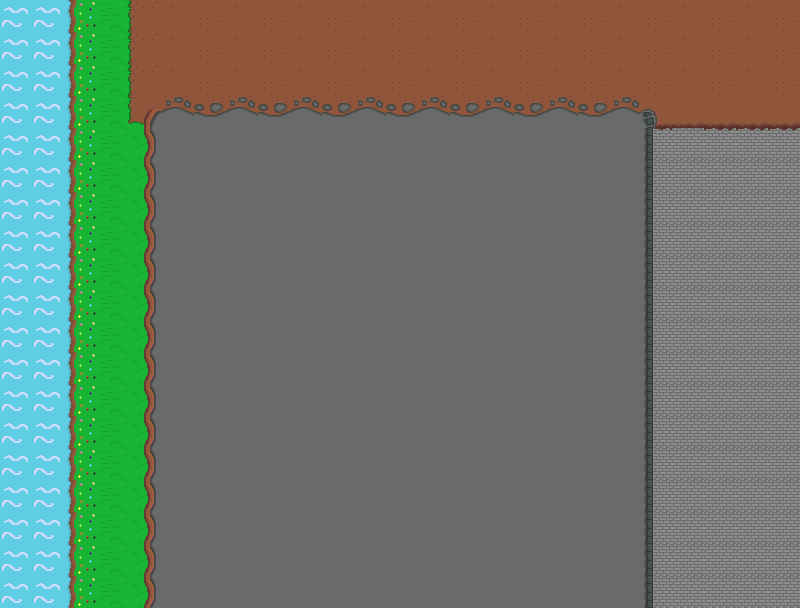

A 2D game scene composited from a Tiled map and its tileset images. What follows is a short description and the map's XML, with every tile layer's data as written:
An orthogonal 25x19 tile map with 32x32 px tiles, 1 tile layer (Textures), 4 tilesets and 65 objects (npc-2, transition).

<map version="1.10" tiledversion="1.11.2" orientation="orthogonal" renderorder="right-down" width="25" height="19" tilewidth="32" tileheight="32" infinite="0" nextlayerid="4" nextobjectid="72">
 <tileset firstgid="1" name="Textures2" tilewidth="32" tileheight="32" tilecount="18" columns="18">
  <image source="Textures-2.png" width="576" height="32" />
  <tile id="1">
   <objectgroup draworder="index" id="2">
    <object id="1" x="0.095511" y="-0.191022" width="9.45559" height="32.1872" />
   </objectgroup>
  </tile>
 </tileset>
 <tileset firstgid="19" name="Decorations2" tilewidth="32" tileheight="32" tilecount="6" columns="6">
  <image source="Decorations-2.png" width="192" height="32" />
  <tile id="1">
   <objectgroup draworder="index" id="2">
    <object id="1" x="12.894" y="-1.77636e-15" width="9.26457" height="31.9962" />
   </objectgroup>
  </tile>
  <tile id="2">
   <objectgroup draworder="index" id="2">
    <object id="1" x="13" y="13" width="13" height="19" />
   </objectgroup>
  </tile>
 </tileset>
 <tileset firstgid="25" name="School" tilewidth="208" tileheight="160" tilecount="1" columns="1">
  <image source="School-2.png" width="208" height="160" />
  <tile id="0">
   <objectgroup draworder="index" id="2">
    <object id="1" x="6.10412" y="7" width="195.349" height="127.652" />
   </objectgroup>
  </tile>
 </tileset>
 <tileset firstgid="26" name="NPC-2" tilewidth="32" tileheight="64" tilecount="1" columns="1">
  <image source="NPC-2.png" width="32" height="64" />
  <tile id="0">
   <objectgroup draworder="index" id="2">
    <object id="1" x="3" y="0" width="26" height="64" />
   </objectgroup>
  </tile>
 </tileset>
 <layer id="1" name="Textures" width="25" height="19">
  <data encoding="csv">
3,3,2,1,14,7,8,7,8,7,8,7,8,7,8,7,8,7,8,7,8,7,8,7,8,
3,3,2,1,14,7,8,7,8,7,8,7,8,7,8,7,8,7,8,7,8,7,8,7,8,
3,3,2,1,14,7,8,7,8,7,8,7,8,7,8,7,8,7,8,7,8,7,8,7,8,
3,3,2,1,13,6,5,6,5,6,5,6,5,6,5,6,5,6,5,6,15,16,16,16,16,
3,3,2,1,12,9,9,9,9,9,9,9,9,9,9,9,9,9,9,9,17,10,18,18,18,
3,3,2,1,12,9,9,9,9,9,9,9,9,9,9,9,9,9,9,9,11,10,10,10,10,
3,3,2,1,12,9,9,9,9,9,9,9,9,9,9,9,9,9,9,9,11,10,10,10,10,
3,3,2,1,12,9,9,9,9,9,9,9,9,9,9,9,9,9,9,9,11,10,10,10,10,
3,3,2,1,12,9,9,9,9,9,9,9,9,9,9,9,9,9,9,9,11,10,10,10,10,
3,3,2,1,12,9,9,9,9,9,9,9,9,9,9,9,9,9,9,9,11,10,10,10,10,
3,3,2,1,12,9,9,9,9,9,9,9,9,9,9,9,9,9,9,9,11,10,10,10,10,
3,3,2,1,12,9,9,9,9,9,9,9,9,9,9,9,9,9,9,9,11,10,10,10,10,
3,3,2,1,12,9,9,9,9,9,9,9,9,9,9,9,9,9,9,9,11,10,10,10,10,
3,3,2,1,12,9,9,9,9,9,9,9,9,9,9,9,9,9,9,9,11,10,10,10,10,
3,3,2,1,12,9,9,9,9,9,9,9,9,9,9,9,9,9,9,9,11,10,10,10,10,
3,3,2,1,12,9,9,9,9,9,9,9,9,9,9,9,9,9,9,9,11,10,10,10,10,
3,3,2,1,12,9,9,9,9,9,9,9,9,9,9,9,9,9,9,9,11,10,10,10,10,
3,3,2,1,12,9,9,9,9,9,9,9,9,9,9,9,9,9,9,9,11,10,10,10,10,
3,3,2,1,12,9,9,9,9,9,9,9,9,9,9,9,9,9,9,9,11,10,10,10,10
</data>
 </layer>
 <objectgroup id="2" name="Decorations">
  <object id="1" gid="19" x="384" y="576" width="32" height="32" />
  <object id="2" gid="19" x="384" y="608" width="32" height="32" />
  <object id="3" gid="19" x="384" y="544" width="32" height="32" />
  <object id="4" gid="19" x="384" y="512" width="32" height="32" />
  <object id="5" gid="19" x="384" y="480" width="32" height="32" />
  <object id="6" gid="19" x="384" y="448" width="32" height="32" />
  <object id="7" gid="19" x="384" y="416" width="32" height="32" />
  <object id="8" gid="19" x="384" y="384" width="32" height="32" />
  <object id="9" gid="19" x="384" y="352" width="32" height="32" />
  <object id="10" gid="19" x="384" y="320" width="32" height="32" />
  <object id="11" gid="19" x="384" y="288" width="32" height="32" />
  <object id="12" gid="19" x="384" y="256" width="32" height="32" />
  <object id="13" gid="22" x="384" y="224" width="32" height="32" />
  <object id="14" gid="24" x="608" y="608" width="32" height="32" />
  <object id="15" gid="24" x="608" y="576" width="32" height="32" />
  <object id="16" gid="24" x="608" y="544" width="32" height="32" />
  <object id="17" gid="24" x="608" y="512" width="32" height="32" />
  <object id="18" gid="24" x="608" y="480" width="32" height="32" />
  <object id="19" gid="24" x="608" y="448" width="32" height="32" />
  <object id="20" gid="24" x="608" y="416" width="32" height="32" />
  <object id="21" gid="24" x="608" y="384" width="32" height="32" />
  <object id="22" gid="24" x="608" y="352" width="32" height="32" />
  <object id="23" gid="24" x="608" y="320" width="32" height="32" />
  <object id="24" gid="24" x="608" y="288" width="32" height="32" />
  <object id="25" gid="23" x="608" y="256" width="32" height="32" />
  <object id="26" gid="24" x="160" y="608" width="32" height="32" />
  <object id="27" gid="24" x="160" y="576" width="32" height="32" />
  <object id="28" gid="24" x="160" y="544" width="32" height="32" />
  <object id="29" gid="24" x="160" y="512" width="32" height="32" />
  <object id="30" gid="24" x="160" y="480" width="32" height="32" />
  <object id="31" gid="24" x="160" y="448" width="32" height="32" />
  <object id="32" gid="24" x="160" y="384" width="32" height="32" />
  <object id="33" gid="24" x="160" y="448" width="32" height="32" />
  <object id="34" gid="24" x="160" y="416" width="32" height="32" />
  <object id="35" gid="24" x="160" y="352" width="32" height="32" />
  <object id="36" gid="24" x="160" y="320" width="32" height="32" />
  <object id="37" gid="24" x="160" y="288" width="32" height="32" />
  <object id="38" gid="24" x="160" y="256" width="32" height="32" />
  <object id="39" gid="24" x="160" y="224" width="32" height="32" />
  <object id="40" gid="23" x="160" y="192" width="32" height="32" />
  <object id="41" gid="20" x="128" y="608" width="32" height="32" />
  <object id="42" gid="20" x="128" y="576" width="32" height="32" />
  <object id="43" gid="20" x="128" y="544" width="32" height="32" />
  <object id="44" gid="20" x="128" y="512" width="32" height="32" />
  <object id="45" gid="20" x="128" y="448" width="32" height="32" />
  <object id="46" gid="20" x="128" y="480" width="32" height="32" />
  <object id="47" gid="20" x="128" y="448" width="32" height="32" />
  <object id="48" gid="20" x="128" y="416" width="32" height="32" />
  <object id="49" gid="20" x="128" y="384" width="32" height="32" />
  <object id="50" gid="20" x="128" y="384" width="32" height="32" />
  <object id="51" gid="20" x="128" y="352" width="32" height="32" />
  <object id="52" gid="20" x="128" y="320" width="32" height="32" />
  <object id="53" gid="20" x="128" y="288" width="32" height="32" />
  <object id="54" gid="20" x="128" y="256" width="32" height="32" />
  <object id="55" gid="20" x="128" y="224" width="32" height="32" />
  <object id="56" gid="21" x="128" y="192" width="32" height="32" />
  <object id="64" gid="25" x="250.501" y="256.921" width="313.459" height="256.195" />
  <object id="69" gid="26" x="671.913" y="217.525" width="32" height="64" />
  <object id="71" name="npc-2" x="647.056" y="166.993" width="84.878" height="78.5366">
   <properties>
    <property name="dialogFile" value="assets/location2/npc-2.json" />
   </properties>
  </object>
 </objectgroup>
 <objectgroup id="3" name="Transition">
  <object id="67" name="transition" x="259.84" y="218.082" width="293.07" height="31.193">
   <properties>
    <property name="spawnX" type="float" value="20" />
    <property name="spawnY" type="float" value="300" />
    <property name="transition" value="assets/location3/location3.tmx" />
   </properties>
  </object>
 </objectgroup>
</map>
